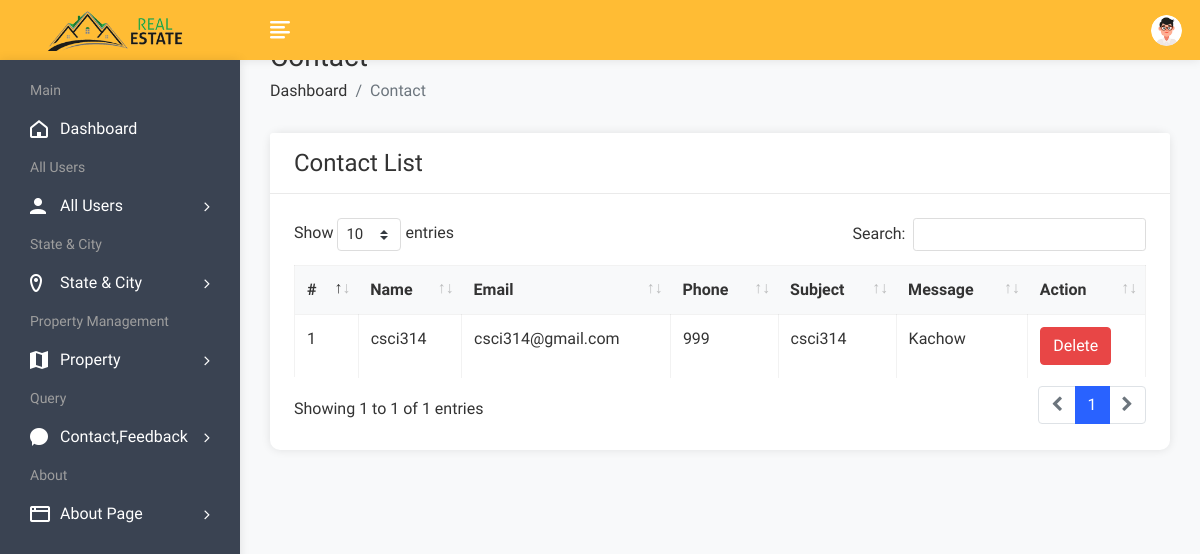
Screenshot of /admin/contactview.php (signed in) with the database file from the repository.
### tables this page shows
CREATE TABLE `contact` (
  `cid` int(50) NOT NULL,
  `name` varchar(100) NOT NULL,
  `email` varchar(100) NOT NULL,
  `phone` varchar(20) NOT NULL,
  `subject` varchar(100) NOT NULL,
  `message` varchar(250) NOT NULL
);

### admin/contactview.php (the view, shortened to what this page needs)
<!DOCTYPE html>
<html lang="en">
<head>
        <link rel="stylesheet" href="assets/css/bootstrap.min.css">
        <link rel="stylesheet" href="assets/css/font-awesome.min.css">
        <link rel="stylesheet" href="assets/css/feathericon.min.css">
		<link rel="stylesheet" href="assets/plugins/datatables/dataTables.bootstrap4.min.css">
		<link rel="stylesheet" href="assets/plugins/datatables/responsive.bootstrap4.min.css">
		<link rel="stylesheet" href="assets/plugins/datatables/select.bootstrap4.min.css">
		<link rel="stylesheet" href="assets/plugins/datatables/buttons.bootstrap4.min.css">
        <link rel="stylesheet" href="assets/css/style.css">
    </head>
    <body>
				<?php include("header.php"); ?>
            <div class="page-wrapper">
                <div class="content container-fluid">
					<div class="page-header">
						<div class="row">
							<div class="col">
								<h3 class="page-title">Contact</h3>
								<ul class="breadcrumb">
									<li class="breadcrumb-item"><a href="dashboard.php">Dashboard</a></li>
									<li class="breadcrumb-item active">Contact</li>
								</ul>
							</div>
						</div>
					</div>
					<div class="row">
						<div class="col-sm-12">
							<div class="card">
								<div class="card-header">
									<h4 class="card-title">Contact List</h4>
								</div>
								<div class="card-body">
									<table id="basic-datatable" class="table table-bordered table-hover">
                                            <thead>
                                                <tr>
                                                    <th>#</th>
                                                    <th>Name</th>
                                                    <th>Email</th>
                                                    <th>Phone</th>
													<th>Subject</th>
                                                    <th>Message</th>
                                                    <th>Action</th>
                                                </tr>
                                            </thead>
                                            <tbody>
											<?php
												$query=mysqli_query($con,"select * from contact");
												$cnt=1;
												while($row=mysqli_fetch_row($query))
													{
											?>
                                                <tr>
                                                    <td><?php echo $cnt; ?></td>
                                                    <td><?php echo $row['1']; ?></td>
                                                    <td><?php echo $row['2']; ?></td>
                                                    <td><?php echo $row['3']; ?></td>
                                                    <td><?php echo $row['4']; ?></td>
													<td><?php echo $row['5']; ?></td>
                                                    <td><a href="contactdelete.php?id=<?php echo $row['0']; ?>"><button class="btn btn-danger">Delete</button></a></td>
                                                </tr>
                                                <?php
												$cnt=$cnt+1;
												}
												?>
                                            </tbody>
                                        </table>
								</div>
							</div>
						</div>
					</div>
				</div>
			</div>
    </body>
</html>

### rows the page displays
contact: name "csci314", email "csci314@gmail.com", phone "999", subject "csci314", message "Kachow"
